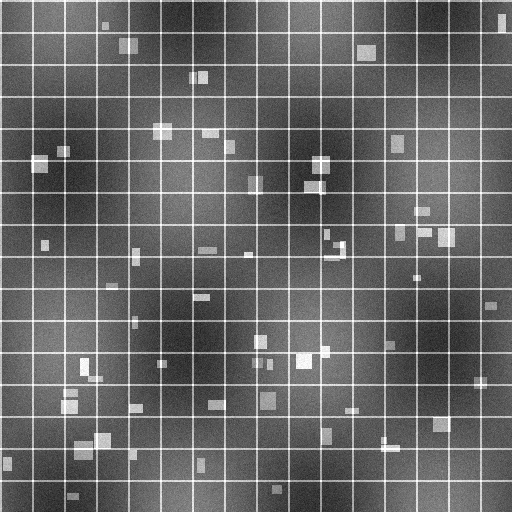
#> input picture tests/out/pairs/hr/sample_01.png, 512 x 512 px; its folder holds only this picture in this run
$ python validate_against_real_lr.py --synthetic-dir ../../tests/out/pairs/hr --real-dir ../../tests/out/pairs/hr
#> lines starting #> are read from the running program, lines starting #| are printed output that depends on the picture; long printed decimals are rounded
### data_pipeline/05_degrade/patch_io.py
"""I/O helpers for stage 5 — GeoTIFF (real pipeline, 16-bit + georeference
preserving) and PNG (legacy 8-bit smoke-test) read/write.

HR is always written back losslessly (the original array + profile, unchanged
dtype/transform/CRS/tags) — it's the ground truth and must not be re-encoded.
Only the LR is synthesized: normalized to [0,1] for the degradation math,
degraded, then mapped back to the source dtype so HR and LR share one
radiometric scale, and written with a geotransform scaled by the SR factor so
the LR stays correctly georeferenced.
"""
import os
from pathlib import Path

import numpy as np
import rasterio
from PIL import Image
from rasterio import Affine


# [43 lines left out: functions dtype_max, read_geotiff, normalize_for_degradation, denormalize_lr, not called in this run]


def scaled_transform(src_transform: Affine, scale_factor: int) -> Affine:
    """LR pixels are `scale_factor`x larger on the ground; same origin."""
    return src_transform * Affine.scale(scale_factor)


# [8 lines left out: function _standard_profile, not called in this run]


def _tmp_for(path) -> Path:
    path = Path(path)
    return path.with_name(path.stem + ".partial" + path.suffix)


# [10 lines left out: function write_geotiff, not called in this run]


# ---- PNG (legacy 8-bit smoke-test path) -------------------------------------

def read_png_gray_float(path) -> np.ndarray:
    img = Image.open(path).convert("L")
#> img is the input picture: PIL image 512x512 L; min 27, max 255, mean 104.5
    return np.asarray(img, dtype=np.float64) / 255.0


# [5 lines left out: function write_png_gray_float, not called in this run]

### data_pipeline/05_degrade/validate_degradation.py
"""Stage 5 validation — does the degradation we actually apply match the
sensor model configs/degradation.yaml claims to implement?

The degradation parameters were originally tuned by eye, and nothing checked
them, so two errors went unnoticed for a long time: the Gaussian blur ranges
were far stronger than the WorldView-class MTF they cited, and the MTF kernel
family had a unit bug that made it ~2x weaker than configured. This script is
the check that would have caught both, and it needs no external reference
data.

Three groups of checks:

  1. KERNEL MTF (config only, no dataset needed)
     Samples kernels straight from degradation.yaml and MEASURES, by FFT, the
     MTF each one leaves at the LR grid's Nyquist frequency. Compares the
     distribution against validation.expected_nyquist_mtf_range and its
     median against validation.expected_median_nyquist_mtf_range (the
     published sensor band). Also confirms the three kernel families agree
     with each other, which is what the unit bug broke.

  2. RECORDED PARAMETERS (needs a stage 5 manifest)
     Summarises what was actually applied across the built dataset: blur
     family mix, realized MTF, noise SNR, downsample methods, JPEG use. This
     only works because degrade() now logs every sampled value per patch.

  3. MEASURED PAIRS (needs the written LR/HR files)
     For a random sample of pairs, re-derives from the images themselves:
       - PSNR of the generated LR against an IDEAL reference LR (pure area
         downsample of the same HR patch). This is the clearest single number
         for "how much of this degradation is the resolution change, and how
         much is synthetic blur and noise piled on top".
       - the noise std left on LR (high-pass residual), vs the same statistic
         on the ideal reference, so added noise is separated from scene texture.
       - the high-frequency share of the radial power spectrum, LR vs ideal.

Usage:
    # config-only (fast, no dataset required)
    python data_pipeline/05_degrade/validate_degradation.py

    # full audit of a built dataset, non-zero exit if a check fails
    python data_pipeline/05_degrade/validate_degradation.py \
        --manifest data/pairs/degradation_manifest.json --strict \
        --report data/pairs/degradation_validation.md
"""
import argparse
import json
import sys
from collections import Counter
from pathlib import Path

import numpy as np
import yaml

sys.path.insert(0, str(Path(__file__).parent))
from degradation_pipeline import ideal_reference_lr  # noqa: E402
from kernels import measured_nyquist_mtf, sample_kernel  # noqa: E402
import patch_io as pio  # noqa: E402

N_KERNEL_SAMPLES = 2000
N_PAIR_SAMPLES = 200


# --------------------------------------------------------------------------
# small image statistics
# --------------------------------------------------------------------------
# [23 lines left out: functions psnr, noise_sigma, high_freq_share, not called in this run]


def read_float(path: str) -> np.ndarray:
    """Read a pair image to [0,1] float, 16-bit GeoTIFF or 8-bit PNG alike.
    (The old validator used PIL .convert('L'), which cannot read the 16-bit
    GeoTIFFs this pipeline actually produces.)"""
    path = Path(path)
    if path.suffix.lower() in (".tif", ".tiff"):
        arr, _, _ = pio.read_geotiff(path)
        # read the peak off the NATIVE dtype, before casting to float — else
        # every integer raster silently stays in raw DN
        peak = pio.dtype_max(arr.dtype) if np.issubdtype(arr.dtype, np.integer) else 1.0
        return arr.astype(np.float64) / (peak if peak else 1.0)
    return pio.read_png_gray_float(path)


# [362 lines left out: functions pair_to_unit, check_kernel_mtf, check_recorded_params, check_measured_pairs, evaluate, render_markdown and 1 more, not called in this run]


# [2 lines that do not run on import are left out]

### data_pipeline/05_degrade/validate_against_real_lr.py
"""Stage 5 required sub-step (added by supervisor 2026-07-11): compare
synthetic LR output against real satellite LR imagery before locking
degradation.yaml parameters for the full dataset build.

Computes three cheap, comparable statistics per image set:
  - noise_variance:        variance of a high-pass residual (proxy for
                            sensor noise level)
  - edge_density:          mean Sobel gradient magnitude (proxy for how
                            much high-frequency detail survives blur+downsample)
  - radial_power_spectrum: azimuthally-averaged FFT power spectrum binned
                            into low/mid/high frequency thirds (proxy for
                            whether the synthetic MTF roll-off matches real
                            sensor MTF roll-off)

This does not replace visual inspection — it's a quick numeric flag for
"synthetic LR looks nothing like real LR, go re-tune degradation.yaml"
before spending compute on a full dataset build.

Usage:
    python validate_against_real_lr.py --synthetic-dir out/pairs/lr --real-dir path/to/real_lr_chips
"""
import argparse
import sys
from pathlib import Path

import numpy as np
from scipy import ndimage

sys.path.insert(0, str(Path(__file__).parent))
from validate_degradation import read_float  # noqa: E402

IMG_EXTS = {".png", ".jpg", ".jpeg", ".tif", ".tiff"}


def load_gray_float(path: Path) -> np.ndarray:
    """[0,1] float, 16-bit GeoTIFF or 8-bit PNG alike.

    This used to be PIL's .convert("L"), which cannot read the 16-bit
    GeoTIFFs stage 5 actually writes — so the script could not be run against
    the real pipeline output at all. Shared with validate_degradation.py now.
    """
    return read_float(path)


def noise_variance(img: np.ndarray) -> float:
    smoothed = ndimage.uniform_filter(img, size=3)
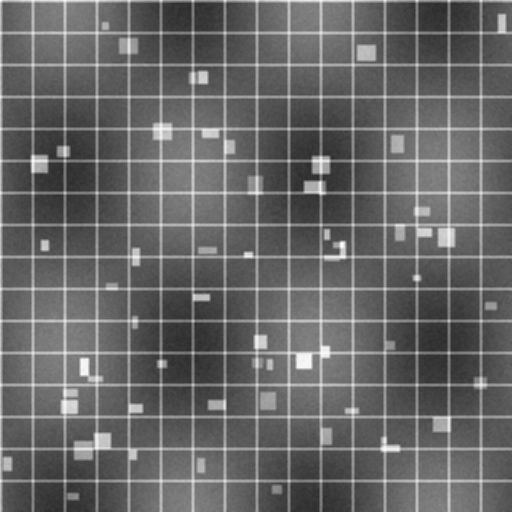
#> smoothed: shape (512, 512) float64; min 0.165, max 1, mean 0.41
    residual = img - smoothed
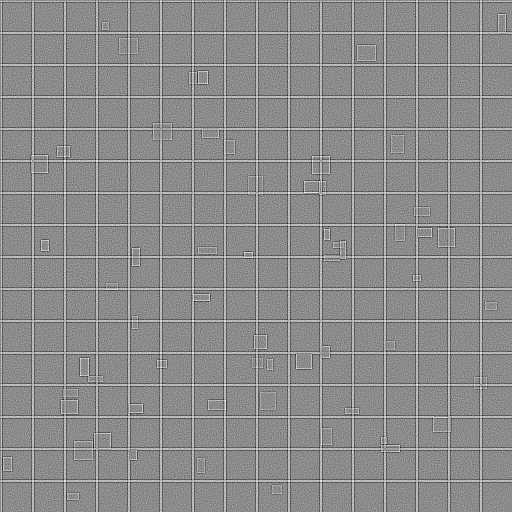
#> residual: shape (512, 512) float64; min -0.395, max 0.326, mean -3.05e-17; drawn with min black and max white
    return float(np.var(residual))


def edge_density(img: np.ndarray) -> float:
    gx = ndimage.sobel(img, axis=0)
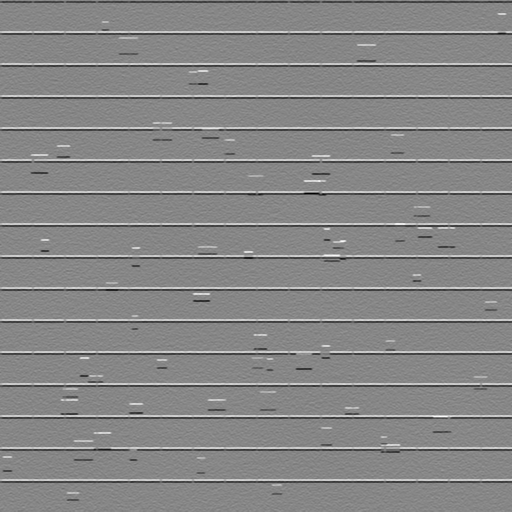
#> gx: shape (512, 512) float64; min -3.24, max 2.89, mean -0.00611; drawn with min black and max white
    gy = ndimage.sobel(img, axis=1)
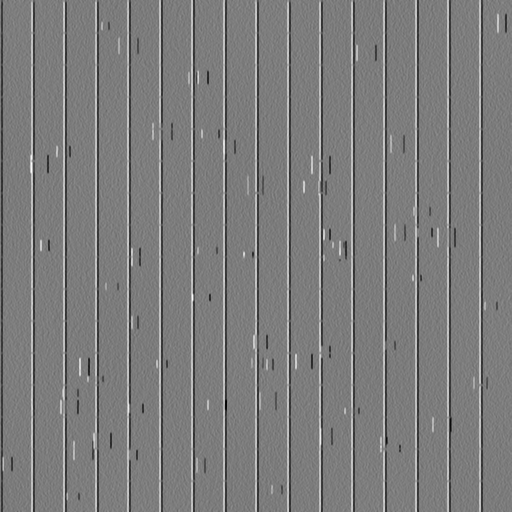
#> gy: shape (512, 512) float64; min -2.97, max 3.09, mean -0.0061; drawn with min black and max white
    return float(np.mean(np.hypot(gx, gy)))


def radial_power_thirds(img: np.ndarray) -> tuple:
    f = np.fft.fftshift(np.fft.fft2(img))
    power = np.abs(f) ** 2
    h, w = img.shape
#> h = 512; w = 512
    cy, cx = h // 2, w // 2
#> cy = 256; cx = 256
    y, x = np.mgrid[0:h, 0:w]
    r = np.hypot(x - cx, y - cy)
    r_max = r.max()
#> r_max = 362
    low = power[r <= r_max / 3].mean()
#> low = 287082.7
    mid = power[(r > r_max / 3) & (r <= 2 * r_max / 3)].mean()
#> mid = 2393
    high = power[r > 2 * r_max / 3].mean()
#> high = 256.4
    total = low + mid + high + 1e-12
#> total = 289732.1
    return low / total, mid / total, high / total


def summarize(dir_path: Path) -> dict:
    paths = sorted(p for p in dir_path.iterdir() if p.suffix.lower() in IMG_EXTS)
    if not paths:
        raise SystemExit(f"no images found in {dir_path}")
    nv, ed, low, mid, high = [], [], [], [], []
    for p in paths:
        img = load_gray_float(p)
        nv.append(noise_variance(img))
        ed.append(edge_density(img))
        l, m, h = radial_power_thirds(img)
#> l = 0.991; m = 0.00826; h = 0.000885
        low.append(l); mid.append(m); high.append(h)
    return {
        "n_images": len(paths),
        "noise_variance_mean": float(np.mean(nv)),
        "edge_density_mean": float(np.mean(ed)),
        "power_spectrum_low_mid_high": (float(np.mean(low)), float(np.mean(mid)), float(np.mean(high))),
    }


def main():
    ap = argparse.ArgumentParser()
    ap.add_argument("--synthetic-dir", required=True, type=Path)
    ap.add_argument("--real-dir", required=True, type=Path,
                     help="Real satellite LR reference chips, comparable sensor/GSD")
    args = ap.parse_args()

    synth = summarize(args.synthetic_dir)
#> synth = {'n_images': 1, 'noise_variance_mean': 0.0052, 'edge_density_mean': 0.489, 'power_spectrum_low_mid_high': (0.991, 0.00826, 0.000885)}
    real = summarize(args.real_dir)
#> real has the same summary as synth

    print(f"{'metric':<32}{'synthetic':>14}{'real':>14}{'ratio':>10}")
    for key in ("noise_variance_mean", "edge_density_mean"):
        s, r = synth[key], real[key]
        ratio = s / r if r else float("nan")
        print(f"{key:<32}{s:>14.5f}{r:>14.5f}{ratio:>10.2f}")
#> this loop made 2 passes
#> (s, r, ratio) on passes 1 to 2: (0.0052, 0.0052, 1), (0.489, 0.489, 1)
#| noise_variance_mean                    0.0052       0.0052      1.00
#| edge_density_mean                      0.4894       0.4894      1.00

    print(f"\n{'power spectrum (low/mid/high)':<32}{'synthetic':>14}{'real':>14}")
    for band, s_val, r_val in zip(("low", "mid", "high"),
                                   synth["power_spectrum_low_mid_high"],
                                   real["power_spectrum_low_mid_high"]):
        print(f"  {band:<30}{s_val:>14.3f}{r_val:>14.3f}")
#> this loop made 3 passes
#> (band, s_val, r_val) on passes 1 to 3: ('low', 0.991, 0.991), ('mid', 0.00826, 0.00826), ('high', 0.000885, 0.000885)
#|   low                                    0.991         0.991
#|   mid                                    0.008         0.008
#|   high                                   0.001         0.001

    print("\nRule of thumb: ratios far from 1.0 (roughly outside 0.5-2.0), or a "
          "high-frequency power share that's much lower in synthetic than real, "
          "both mean degradation.yaml needs re-tuning (usually: less blur / less "
          "aggressive downsample interpolation, or noise levels too low).")


if __name__ == "__main__":
    main()

$ run again, on tests/out/pairs/hr/sample_02.png
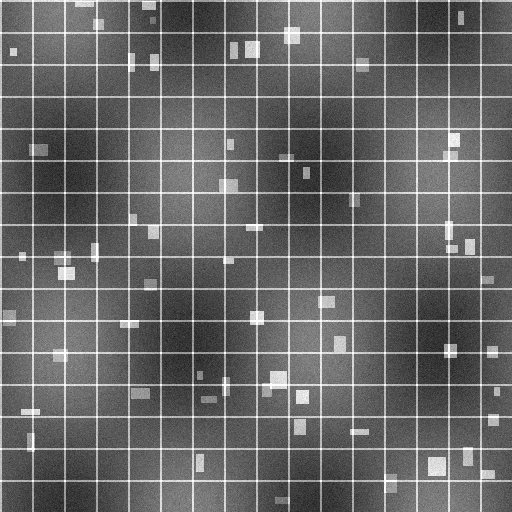
#> input picture tests/out/pairs/hr/sample_02.png, 512 x 512 px
#> in read_png_gray_float, img is the input picture: PIL image 512x512 L; min 23, max 255, mean 104.4
#> in noise_variance, `residual = img - smoothed`:
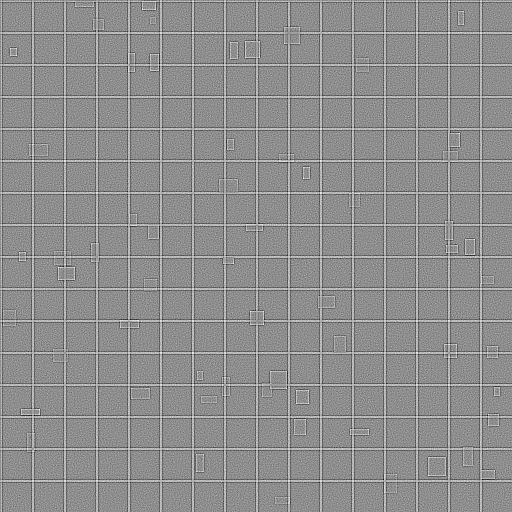
#> residual: shape (512, 512) float64; min -0.426, max 0.338, mean -1.62e-17; drawn with min black and max white
#> in edge_density, `gy = ndimage.sobel(img, axis=1)`:
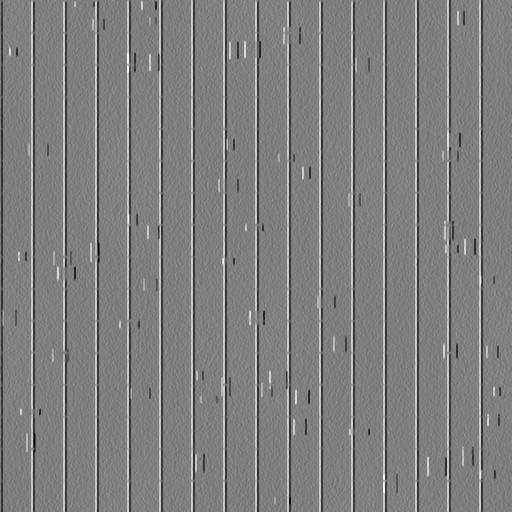
#> gy: shape (512, 512) float64; min -2.79, max 2.79, mean -0.00609; drawn with min black and max white
#> low = 286926
#> mid = 2387.9
#> high = 255.1
#> total = 289569
#> in summarize, `l, m, h = radial_power_thirds(img)`: l = 0.991; m = 0.00825; h = 0.000881
#> synth = {'n_images': 1, 'noise_variance_mean': 0.00519, 'edge_density_mean': 0.488, 'power_spectrum_low_mid_high': (0.991, 0.00825, 0.000881)}
#> real has the same summary as synth
#> the loop in main, `for key in ("noise_variance_mean", "edge_density_mean"):` made 2 passes
#> (s, r, ratio) on passes 1 to 2: (0.00519, 0.00519, 1), (0.488, 0.488, 1)
#> (printed output is left out)
#> the loop in main, `for band, s_val, r_val in zip(("low", "mid", "high"), synth["power_spe..` made 3 passes
#> (band, s_val, r_val) on passes 1 to 3: ('low', 0.991, 0.991), ('mid', 0.00825, 0.00825), ('high', 0.000881, 0.000881)
#> (printed output is left out)
